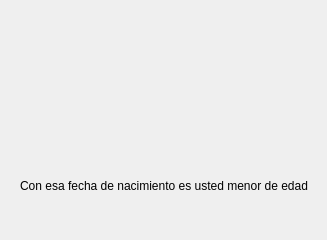
<?xml version="1.0" encoding="UTF-8"?>
<ui version="4.0">
 <class>Dialog</class>
 <widget class="QDialog" name="Dialog">
  <property name="geometry">
   <rect>
    <x>0</x>
    <y>0</y>
    <width>327</width>
    <height>240</height>
   </rect>
  </property>
  <property name="windowTitle">
   <string>Dialog</string>
  </property>
  <property name="modal">
   <bool>true</bool>
  </property>
  <widget class="QLabel" name="label">
   <property name="geometry">
    <rect>
     <x>110</x>
     <y>40</y>
     <width>111</width>
     <height>101</height>
    </rect>
   </property>
   <property name="text">
    <string/>
   </property>
   <property name="pixmap">
    <pixmap>warning.jpg</pixmap>
   </property>
  </widget>
  <widget class="QLabel" name="label_2">
   <property name="geometry">
    <rect>
     <x>20</x>
     <y>160</y>
     <width>291</width>
     <height>51</height>
    </rect>
   </property>
   <property name="text">
    <string>Con esa fecha de nacimiento es usted menor de edad</string>
   </property>
  </widget>
 </widget>
 <resources/>
 <connections/>
</ui>
